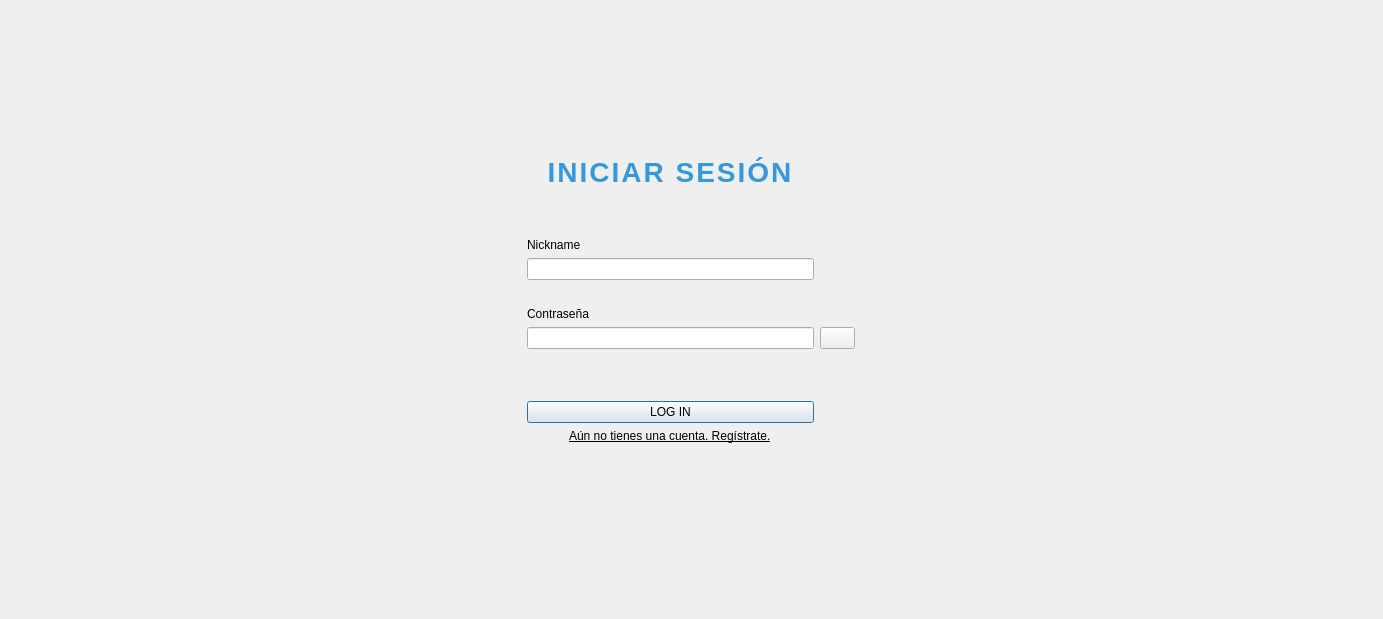
<?xml version="1.0" encoding="UTF-8"?>
<ui version="4.0">
 <class>AuthWindow</class>
 <widget class="QDialog" name="AuthWindow">
  <property name="geometry">
   <rect>
    <x>0</x>
    <y>0</y>
    <width>1383</width>
    <height>619</height>
   </rect>
  </property>
  <property name="windowTitle">
   <string>Dialog</string>
  </property>
  <layout class="QGridLayout" name="gridLayout_5">
   <item row="0" column="0">
    <widget class="QStackedWidget" name="authStack">
     <property name="sizePolicy">
      <sizepolicy hsizetype="Maximum" vsizetype="Maximum">
       <horstretch>0</horstretch>
       <verstretch>0</verstretch>
      </sizepolicy>
     </property>
     <property name="maximumSize">
      <size>
       <width>1000</width>
       <height>1000</height>
      </size>
     </property>
     <property name="currentIndex">
      <number>0</number>
     </property>
     <widget class="QWidget" name="page">
      <layout class="QGridLayout" name="gridLayout_3">
       <item row="0" column="1">
        <spacer name="verticalSpacer_4">
         <property name="orientation">
          <enum>Qt::Orientation::Vertical</enum>
         </property>
         <property name="sizeHint" stdset="0">
          <size>
           <width>20</width>
           <height>40</height>
          </size>
         </property>
        </spacer>
       </item>
       <item row="3" column="1">
        <widget class="QLabel" name="label_3">
         <property name="text">
          <string/>
         </property>
        </widget>
       </item>
       <item row="2" column="1">
        <spacer name="verticalSpacer_5">
         <property name="orientation">
          <enum>Qt::Orientation::Vertical</enum>
         </property>
         <property name="sizeHint" stdset="0">
          <size>
           <width>20</width>
           <height>40</height>
          </size>
         </property>
        </spacer>
       </item>
       <item row="1" column="2">
        <spacer name="horizontalSpacer_2">
         <property name="orientation">
          <enum>Qt::Orientation::Horizontal</enum>
         </property>
         <property name="sizeType">
          <enum>QSizePolicy::Policy::Expanding</enum>
         </property>
         <property name="sizeHint" stdset="0">
          <size>
           <width>250</width>
           <height>5</height>
          </size>
         </property>
        </spacer>
       </item>
       <item row="1" column="0">
        <spacer name="horizontalSpacer_4">
         <property name="orientation">
          <enum>Qt::Orientation::Horizontal</enum>
         </property>
         <property name="sizeHint" stdset="0">
          <size>
           <width>40</width>
           <height>20</height>
          </size>
         </property>
        </spacer>
       </item>
       <item row="1" column="1">
        <layout class="QGridLayout" name="gridLayout_2">
         <item row="7" column="0">
          <widget class="QLineEdit" name="loginPasswordEdit">
           <property name="echoMode">
            <enum>QLineEdit::EchoMode::Password</enum>
           </property>
          </widget>
         </item>
         <item row="4" column="0">
          <widget class="QLabel" name="nicknameLoginError">
           <property name="font">
            <font>
             <pointsize>7</pointsize>
            </font>
           </property>
           <property name="styleSheet">
            <string notr="true">color: rgb(255, 0, 0);</string>
           </property>
           <property name="text">
            <string/>
           </property>
          </widget>
         </item>
         <item row="3" column="0">
          <widget class="QLineEdit" name="loginUsernameEdit"/>
         </item>
         <item row="0" column="0">
          <widget class="QLabel" name="label">
           <property name="sizePolicy">
            <sizepolicy hsizetype="Expanding" vsizetype="Expanding">
             <horstretch>0</horstretch>
             <verstretch>0</verstretch>
            </sizepolicy>
           </property>
           <property name="maximumSize">
            <size>
             <width>500</width>
             <height>30</height>
            </size>
           </property>
           <property name="font">
            <font>
             <pointsize>-1</pointsize>
             <bold>true</bold>
            </font>
           </property>
           <property name="layoutDirection">
            <enum>Qt::LayoutDirection::LeftToRight</enum>
           </property>
           <property name="styleSheet">
            <string notr="true">color: rgb(52, 152, 219);
 font-size: 28px;
 font-weight: bold;
 letter-spacing: 2px;
</string>
           </property>
           <property name="text">
            <string>INICIAR SESIÓN</string>
           </property>
           <property name="alignment">
            <set>Qt::AlignmentFlag::AlignCenter</set>
           </property>
          </widget>
         </item>
         <item row="6" column="0">
          <widget class="QLabel" name="label_4">
           <property name="maximumSize">
            <size>
             <width>16777215</width>
             <height>20</height>
            </size>
           </property>
           <property name="text">
            <string>Contraseña</string>
           </property>
          </widget>
         </item>
         <item row="10" column="0">
          <widget class="QPushButton" name="loginButton">
           <property name="text">
            <string>LOG IN</string>
           </property>
          </widget>
         </item>
         <item row="11" column="0" alignment="Qt::AlignmentFlag::AlignHCenter|Qt::AlignmentFlag::AlignVCenter">
          <widget class="QLabel" name="goToRegisterLabel">
           <property name="maximumSize">
            <size>
             <width>16777215</width>
             <height>20</height>
            </size>
           </property>
           <property name="font">
            <font>
             <underline>true</underline>
            </font>
           </property>
           <property name="text">
            <string>Aún no tienes una cuenta. Regístrate.</string>
           </property>
          </widget>
         </item>
         <item row="1" column="0">
          <spacer name="verticalSpacer">
           <property name="orientation">
            <enum>Qt::Orientation::Vertical</enum>
           </property>
           <property name="sizeType">
            <enum>QSizePolicy::Policy::Maximum</enum>
           </property>
           <property name="sizeHint" stdset="0">
            <size>
             <width>5</width>
             <height>45</height>
            </size>
           </property>
          </spacer>
         </item>
         <item row="5" column="0">
          <spacer name="verticalSpacer_2">
           <property name="orientation">
            <enum>Qt::Orientation::Vertical</enum>
           </property>
           <property name="sizeType">
            <enum>QSizePolicy::Policy::Maximum</enum>
           </property>
           <property name="sizeHint" stdset="0">
            <size>
             <width>5</width>
             <height>5</height>
            </size>
           </property>
          </spacer>
         </item>
         <item row="7" column="1">
          <widget class="QPushButton" name="toggleLoginPasswordButton">
           <property name="maximumSize">
            <size>
             <width>35</width>
             <height>16777215</height>
            </size>
           </property>
           <property name="text">
            <string/>
           </property>
          </widget>
         </item>
         <item row="2" column="0">
          <widget class="QLabel" name="label_2">
           <property name="sizePolicy">
            <sizepolicy hsizetype="Expanding" vsizetype="Expanding">
             <horstretch>0</horstretch>
             <verstretch>0</verstretch>
            </sizepolicy>
           </property>
           <property name="maximumSize">
            <size>
             <width>16777215</width>
             <height>20</height>
            </size>
           </property>
           <property name="text">
            <string>Nickname</string>
           </property>
          </widget>
         </item>
         <item row="9" column="0">
          <spacer name="verticalSpacer_3">
           <property name="orientation">
            <enum>Qt::Orientation::Vertical</enum>
           </property>
           <property name="sizeType">
            <enum>QSizePolicy::Policy::Maximum</enum>
           </property>
           <property name="sizeHint" stdset="0">
            <size>
             <width>20</width>
             <height>30</height>
            </size>
           </property>
          </spacer>
         </item>
         <item row="8" column="0">
          <widget class="QLabel" name="passwordLoginError">
           <property name="font">
            <font>
             <pointsize>7</pointsize>
            </font>
           </property>
           <property name="styleSheet">
            <string notr="true">color: rgb(255, 0, 0);</string>
           </property>
           <property name="text">
            <string/>
           </property>
          </widget>
         </item>
        </layout>
       </item>
      </layout>
     </widget>
     <widget class="QWidget" name="page2">
      <layout class="QGridLayout" name="gridLayout">
       <item row="1" column="2">
        <layout class="QGridLayout" name="gridLayout_4">
         <property name="leftMargin">
          <number>0</number>
         </property>
         <item row="3" column="0">
          <widget class="QLabel" name="nicknameRegisterError">
           <property name="text">
            <string/>
           </property>
          </widget>
         </item>
         <item row="4" column="0">
          <widget class="QLabel" name="label_9">
           <property name="text">
            <string>Email</string>
           </property>
          </widget>
         </item>
         <item row="14" column="0">
          <widget class="QLabel" name="label_7">
           <property name="text">
            <string>Fecha de nacimiento</string>
           </property>
          </widget>
         </item>
         <item row="5" column="0">
          <widget class="QLineEdit" name="registerEmailEdit"/>
         </item>
         <item row="2" column="0">
          <widget class="QLineEdit" name="registerNicknameEdit"/>
         </item>
         <item row="11" column="0">
          <widget class="QLabel" name="label_11">
           <property name="text">
            <string>Repetir contraseña</string>
           </property>
          </widget>
         </item>
         <item row="13" column="0">
          <widget class="QLabel" name="password2RegisterError">
           <property name="text">
            <string/>
           </property>
          </widget>
         </item>
         <item row="18" column="0">
          <widget class="QComboBox" name="AvatarComboBox">
           <property name="maximumSize">
            <size>
             <width>100</width>
             <height>16777215</height>
            </size>
           </property>
          </widget>
         </item>
         <item row="9" column="0">
          <widget class="QLabel" name="passwordRegisterError">
           <property name="maximumSize">
            <size>
             <width>16777215</width>
             <height>30</height>
            </size>
           </property>
           <property name="text">
            <string>jkjdfldñasjkkkkkkkd</string>
           </property>
          </widget>
         </item>
         <item row="8" column="0">
          <widget class="QLineEdit" name="registerPasswordEdit">
           <property name="echoMode">
            <enum>QLineEdit::EchoMode::Password</enum>
           </property>
          </widget>
         </item>
         <item row="12" column="1">
          <widget class="QPushButton" name="toggleRegisterPassword2Button">
           <property name="maximumSize">
            <size>
             <width>35</width>
             <height>16777215</height>
            </size>
           </property>
           <property name="text">
            <string/>
           </property>
          </widget>
         </item>
         <item row="16" column="0">
          <widget class="QLabel" name="label_8">
           <property name="text">
            <string>Avatar</string>
           </property>
          </widget>
         </item>
         <item row="0" column="0">
          <widget class="QLabel" name="label_6">
           <property name="sizePolicy">
            <sizepolicy hsizetype="Expanding" vsizetype="Expanding">
             <horstretch>0</horstretch>
             <verstretch>0</verstretch>
            </sizepolicy>
           </property>
           <property name="maximumSize">
            <size>
             <width>500</width>
             <height>30</height>
            </size>
           </property>
           <property name="styleSheet">
            <string notr="true">color: rgb(52, 152, 219);
 font-size: 28px;
 font-weight: bold;
 letter-spacing: 2px;
</string>
           </property>
           <property name="text">
            <string>REGISTRARSE</string>
           </property>
           <property name="alignment">
            <set>Qt::AlignmentFlag::AlignCenter</set>
           </property>
          </widget>
         </item>
         <item row="19" column="0">
          <widget class="QPushButton" name="registerButton">
           <property name="text">
            <string>Registrarse</string>
           </property>
          </widget>
         </item>
         <item row="1" column="0">
          <widget class="QLabel" name="label_10">
           <property name="text">
            <string>Nickname</string>
           </property>
          </widget>
         </item>
         <item row="6" column="0">
          <widget class="QLabel" name="emailRegisterError">
           <property name="text">
            <string/>
           </property>
          </widget>
         </item>
         <item row="12" column="0">
          <widget class="QLineEdit" name="registerPassword2Edit">
           <property name="echoMode">
            <enum>QLineEdit::EchoMode::Password</enum>
           </property>
          </widget>
         </item>
         <item row="7" column="0">
          <widget class="QLabel" name="label_5">
           <property name="text">
            <string>Contraseña</string>
           </property>
          </widget>
         </item>
         <item row="8" column="1">
          <widget class="QPushButton" name="toggleRegisterPasswordButton">
           <property name="maximumSize">
            <size>
             <width>35</width>
             <height>16777215</height>
            </size>
           </property>
           <property name="text">
            <string/>
           </property>
          </widget>
         </item>
         <item row="15" column="0">
          <widget class="QDateEdit" name="registerBirthdateEdit"/>
         </item>
        </layout>
       </item>
       <item row="1" column="4">
        <spacer name="horizontalSpacer_3">
         <property name="orientation">
          <enum>Qt::Orientation::Horizontal</enum>
         </property>
         <property name="sizeHint" stdset="0">
          <size>
           <width>20</width>
           <height>10</height>
          </size>
         </property>
        </spacer>
       </item>
       <item row="0" column="2">
        <spacer name="verticalSpacer_6">
         <property name="orientation">
          <enum>Qt::Orientation::Vertical</enum>
         </property>
         <property name="sizeHint" stdset="0">
          <size>
           <width>20</width>
           <height>40</height>
          </size>
         </property>
        </spacer>
       </item>
       <item row="1" column="0">
        <spacer name="horizontalSpacer">
         <property name="orientation">
          <enum>Qt::Orientation::Horizontal</enum>
         </property>
         <property name="sizeHint" stdset="0">
          <size>
           <width>40</width>
           <height>20</height>
          </size>
         </property>
        </spacer>
       </item>
       <item row="0" column="0">
        <widget class="QPushButton" name="backToLoginButton">
         <property name="maximumSize">
          <size>
           <width>35</width>
           <height>16777215</height>
          </size>
         </property>
         <property name="font">
          <font>
           <bold>true</bold>
          </font>
         </property>
         <property name="text">
          <string>&lt;</string>
         </property>
        </widget>
       </item>
       <item row="2" column="2">
        <spacer name="verticalSpacer_7">
         <property name="orientation">
          <enum>Qt::Orientation::Vertical</enum>
         </property>
         <property name="sizeHint" stdset="0">
          <size>
           <width>20</width>
           <height>40</height>
          </size>
         </property>
        </spacer>
       </item>
      </layout>
     </widget>
    </widget>
   </item>
  </layout>
 </widget>
 <resources/>
 <connections/>
</ui>
